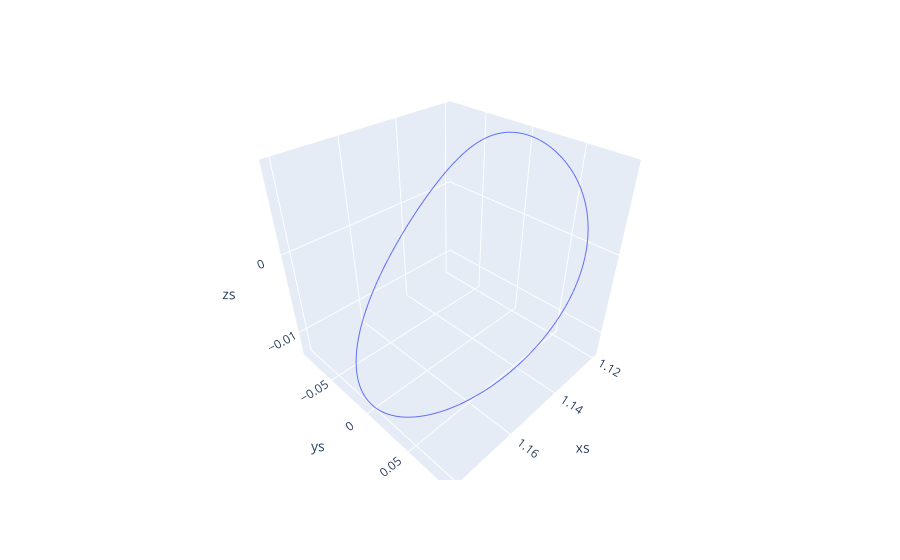

The notebook cell saved with this chart:
### Code cell
data = [prop0["xs"], prop0["ys"], prop0["zs"]]
df = pd.DataFrame(data, index=['xs', 'ys', 'zs']).T
fig = px.line_3d(df, x="xs", y="ys", z="zs")
fig.show()

### Figure 1 — Plotly figure (JSON) as saved in the notebook; plotly's stock layout.template omitted (floating-point values rounded to 4 significant figures; data arrays with more than 128 entries replaced by an {"elided": "..."} marker saying what was removed)
{"data": [{"hovertemplate": "xs=%{x}<br>ys=%{y}<br>zs=%{z}<extra></extra>", "legendgroup": "", "line": {"color": "#636efa", "dash": "solid"}, "mode": "lines", "name": "", "scene": "scene", "showlegend": false, "type": "scatter3d", "x": {"elided": "200 float values"}, "y": {"elided": "200 float values"}, "z": {"elided": "200 float values"}}], "layout": {"legend": {"tracegroupgap": 0}, "margin": {"t": 60}, "scene": {"domain": {"x": [0, 1], "y": [0, 1]}, "xaxis": {"title": {"text": "xs"}}, "yaxis": {"title": {"text": "ys"}}, "zaxis": {"title": {"text": "zs"}}}}}
